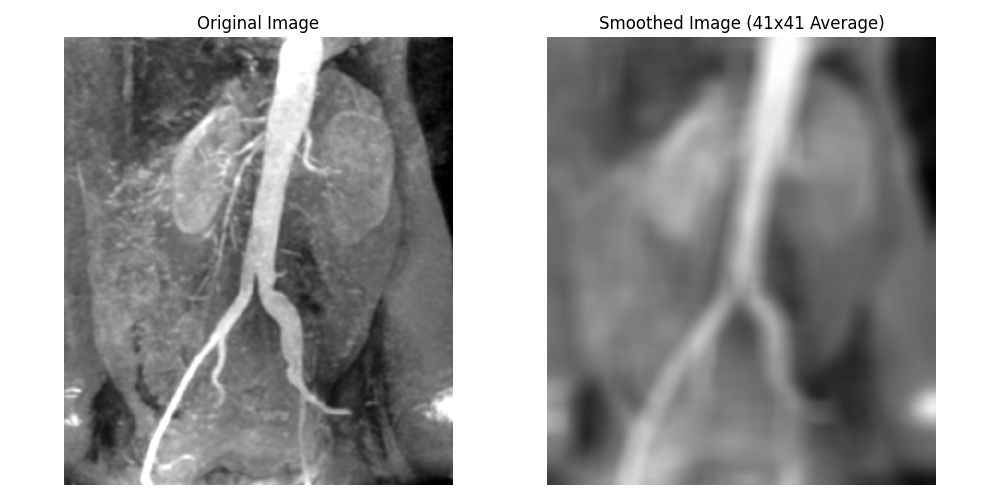

Generate this figure with Python:

import sys
import os
import numpy as np
import matplotlib.pyplot as plt
from skimage.io import imread
from scipy.ndimage import uniform_filter
from libDIPUM.data_path import dip_data

# Data
img_path = dip_data('angiogram-aortic-kidney.tif')

# Load image
f = imread(img_path)

# Averaging
# w = fspecial('average', 41);
# g = imfilter(f, w, 'symmetric');
# 'average' filter is a uniform filter.
# 'symmetric' padding in MATLAB is equivalent to 'reflect' in scipy.ndimage.

# Note: uniform_filter handles different types. If f is integer, it mimics integer arithmetic unless computed as float.
# MATLAB: imfilter with uint8 input and double kernel 'average' -> Output is double? Or same class?
# Actually imfilter returns same class as input usually, but if result exceeds range it might truncate?
# fspecial returns doubles.
# If input is uint8, imfilter converts to double for calculation, then casts back to uint8 (rounding).
# Let's use float for calculation.

f_float = f.astype(float)
g_float = uniform_filter(f_float, size=41, mode='reflect')

# Convert back to uint8 for display if original was uint8, or keep as is.
# MATLAB imshow handles class.
# We will cast to uint8 for consistency with MATLAB result which likely returns uint8 if input was uint8.
g = np.clip(g_float, 0, 255).astype(f.dtype)

# Display
fig, axes = plt.subplots(1, 2, figsize=(10, 5))
axes = axes.flatten()

axes[0].imshow(f, cmap='gray')
axes[0].set_title('Original Image')
axes[0].axis('off')

axes[1].imshow(g, cmap='gray')
axes[1].set_title('Smoothed Image (41x41 Average)')
axes[1].axis('off')

plt.tight_layout()
plt.savefig('Figure239.png')
print("Saved Figure239.png")

plt.show()
